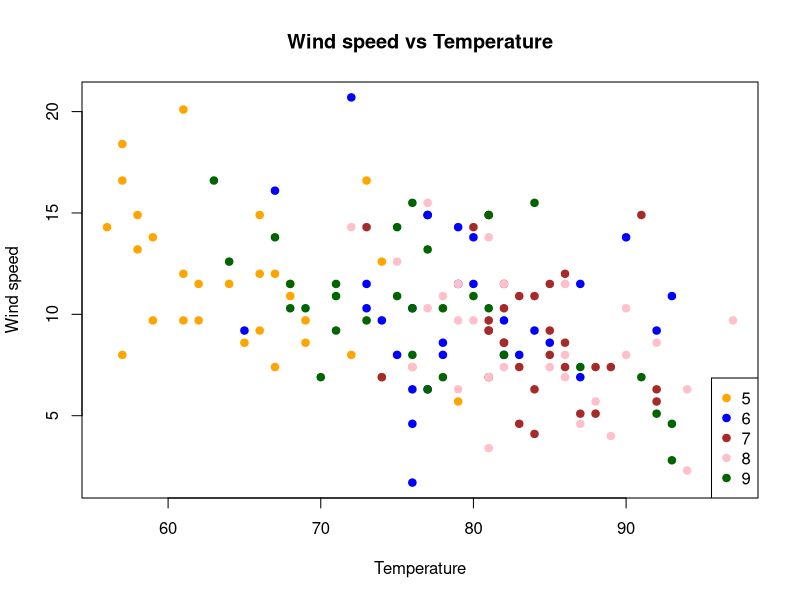

This figure's R source:
# Ex.7 extra
data(airquality)

str(airquality)
airquality$Month <- as.factor(airquality$Month)
plot(airquality$Temp,airquality$Wind, 
     pch=19,
     main="Wind speed vs Temperature",
     xlab="Temperature", ylab="Wind speed",
     col=c("orange", "blue", "brown", "pink", "darkgreen")[airquality$Month] # there are 5 months analysed here so we need 5 colors
)


# Add a legend for the months.
legend("bottomright",
       legend=levels(airquality$Month),
       col=c("orange", "blue", "brown", "pink", "darkgreen"),
       pch=19)
